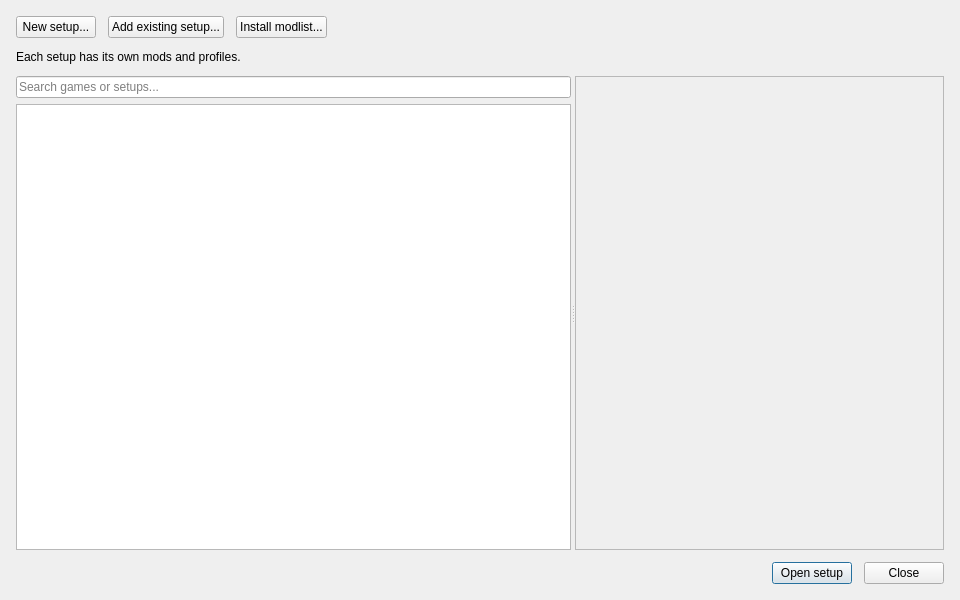
<?xml version="1.0" encoding="UTF-8"?>
<ui version="4.0">
 <class>InstanceManagerDialog</class>
 <widget class="QDialog" name="InstanceManagerDialog">
  <property name="geometry"><rect><x>0</x><y>0</y><width>960</width><height>600</height></rect></property>
  <property name="minimumSize"><size><width>760</width><height>460</height></size></property>
  <property name="windowTitle"><string>Manage Library</string></property>
  <layout class="QVBoxLayout" name="libraryLayout" stretch="0,0,1,0">
   <property name="spacing"><number>12</number></property>
   <property name="leftMargin"><number>16</number></property>
   <property name="topMargin"><number>16</number></property>
   <property name="rightMargin"><number>16</number></property>
   <property name="bottomMargin"><number>16</number></property>
   <item><layout class="QHBoxLayout" name="libraryActions">
    <item><widget class="QPushButton" name="createNew">
     <property name="text"><string>New setup...</string></property>
     <property name="autoDefault"><bool>false</bool></property>
     <property name="icon"><iconset resource="resources.qrc"><normaloff>:/MO/gui/add</normaloff>:/MO/gui/add</iconset></property>
    </widget></item>
    <item><widget class="QPushButton" name="openExisting">
     <property name="text"><string>Add existing setup...</string></property>
     <property name="autoDefault"><bool>false</bool></property>
     <property name="icon"><iconset resource="resources.qrc"><normaloff>:/MO/gui/open_folder</normaloff>:/MO/gui/open_folder</iconset></property>
    </widget></item>
    <item><widget class="QPushButton" name="installWabbajack">
     <property name="text"><string>Install modlist...</string></property>
     <property name="autoDefault"><bool>false</bool></property>
     <property name="toolTip"><string>Browse and install Wabbajack modlists with CLF3, or preview Nexus Collections (WIP; downloads disabled).</string></property>
    </widget></item>
    <item><spacer name="actionSpacer"><property name="orientation"><enum>Qt::Horizontal</enum></property><property name="sizeHint" stdset="0"><size><width>0</width><height>0</height></size></property></spacer></item>
   </layout></item>
   <item><widget class="QLabel" name="libraryHint">
    <property name="text"><string>Each setup has its own mods and profiles.</string></property>
    <property name="wordWrap"><bool>true</bool></property>
   </widget></item>
   <item><widget class="QSplitter" name="splitter">
    <property name="orientation"><enum>Qt::Horizontal</enum></property>
    <property name="childrenCollapsible"><bool>false</bool></property>
    <widget class="QWidget" name="librarySidebar">
     <property name="minimumSize"><size><width>220</width><height>0</height></size></property>
     <layout class="QVBoxLayout" name="sidebarLayout">
      <property name="leftMargin"><number>0</number></property><property name="topMargin"><number>0</number></property><property name="rightMargin"><number>0</number></property><property name="bottomMargin"><number>0</number></property>
      <item><widget class="QLineEdit" name="filter"><property name="placeholderText"><string>Search games or setups...</string></property><property name="accessibleName"><string>Search games or setups</string></property></widget></item>
      <item><widget class="QListView" name="list">
       <property name="accessibleName"><string>Library setups</string></property>
       <property name="editTriggers"><set>QAbstractItemView::NoEditTriggers</set></property>
       <property name="verticalScrollMode"><enum>QAbstractItemView::ScrollPerPixel</enum></property>
       <property name="horizontalScrollBarPolicy"><enum>Qt::ScrollBarAlwaysOff</enum></property>
       <property name="textElideMode"><enum>Qt::ElideRight</enum></property>
       <property name="uniformItemSizes"><bool>false</bool></property>
      </widget></item>
     </layout>
    </widget>
    <widget class="LibrarySetupPanel" name="details"/>
   </widget></item>
   <item><layout class="QHBoxLayout" name="footerLayout">
    <item><spacer name="footerSpacer"><property name="orientation"><enum>Qt::Horizontal</enum></property><property name="sizeHint" stdset="0"><size><width>0</width><height>0</height></size></property></spacer></item>
    <item><widget class="QPushButton" name="switchToInstance">
     <property name="text"><string>Open setup</string></property>
     <property name="default"><bool>true</bool></property>
     <property name="icon"><iconset resource="resources.qrc"><normaloff>:/MO/gui/next</normaloff>:/MO/gui/next</iconset></property>
    </widget></item>
    <item><widget class="QPushButton" name="close"><property name="text"><string>Close</string></property><property name="autoDefault"><bool>false</bool></property></widget></item>
   </layout></item>
  </layout>
  <action name="convertToPortable">
   <property name="text">
    <string>Convert to portable</string>
   </property>
  </action>
  <action name="convertToGlobal">
   <property name="text">
    <string>Convert to global</string>
   </property>
  </action>
  <action name="openINI">
   <property name="text">
    <string>Open configuration</string>
   </property>
  </action>
  <action name="removeFromList">
   <property name="text">
    <string>Remove from library</string>
   </property>
   <property name="toolTip">
    <string>Remove this setup from your library without deleting any files.</string>
   </property>
  </action>
  <action name="deleteInstance">
   <property name="text">
    <string>Delete setup...</string>
   </property>
   <property name="icon">
    <iconset resource="resources.qrc">
     <normaloff>:/MO/gui/remove</normaloff>:/MO/gui/remove</iconset>
   </property>
  </action>
 </widget>
 <customwidgets>
  <customwidget><class>LibrarySetupPanel</class><extends>QScrollArea</extends><header>librarysetuppanel.h</header><container>1</container></customwidget>
 </customwidgets>
 <tabstops><tabstop>filter</tabstop><tabstop>list</tabstop><tabstop>switchToInstance</tabstop><tabstop>close</tabstop></tabstops>
 <resources><include location="resources.qrc"/></resources>
 <connections/>
</ui>
